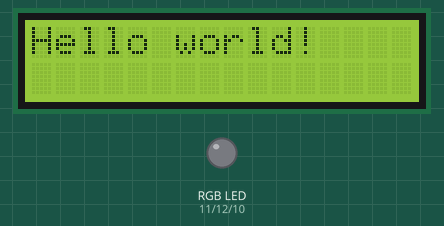
The sketch below on a simulated Arduino Uno, built with avr-gcc and run on an emulated ATmega328P. Parts: 16×2 character LCD, an RGB LED mixed from three pins (HIGH = lit).

Above: at 0.21 s.
At 6.5 s:
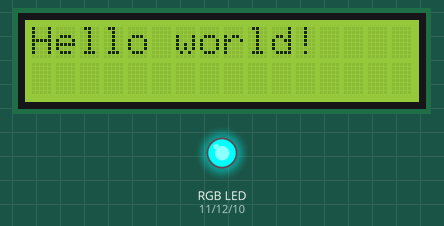
At 10.4 s:
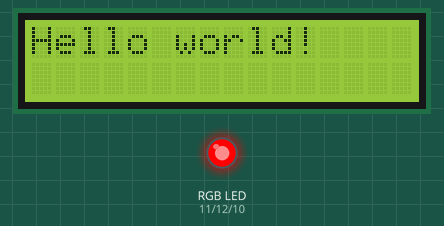
At 18.7 s:
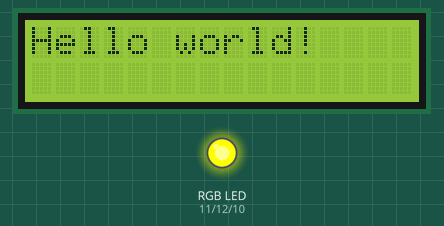
At 28.32 s:
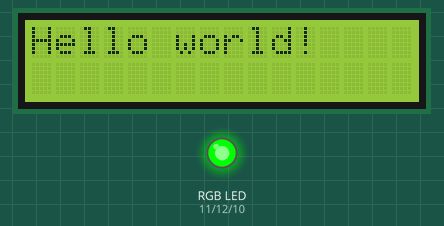
At 37.9 s:
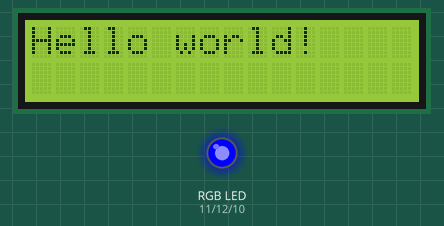
Timing chart, 0 to 40.0 s (numbered marks = the images above):
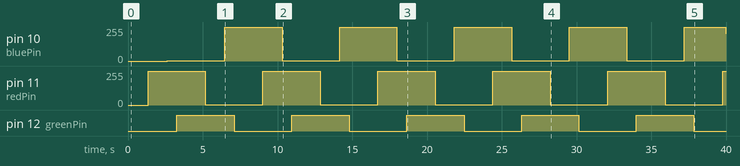

Measured:
- by itself, pin 11 (redPin): alternates 255/255 for 3.8 s and 1/255 for 3.8 s
- by itself, pin 12 (greenPin): alternates HIGH for 3.8 s and LOW for 3.8 s
- by itself, pin 10 (bluePin): 0/255 → 1/255 at 2.6 s, → 255/255 3.8 s later, → 1/255 3.8 s later, → 255/255 3.8 s later, … (11 changes in this stretch)

The sketch:

LED_Strip.ino
```cpp
#include <LiquidCrystal.h>

const int greenPin = 12, redPin = 11, bluePin = 10; //must be PWM pins
int fadeSpeed = 5;

//lcd
LiquidCrystal lcd(9, 8, 5, 4, 3, 2);

void setup() {
  pinMode(redPin, OUTPUT);
  pinMode(greenPin, OUTPUT);
  pinMode(bluePin, OUTPUT);

  lcd.begin(16, 2);
  lcd.print("Hello world!");
}

void loop() {
  int r, g, b;

  for (r = 0; r < 256; r++) {
    analogWrite(redPin, r);
    delay(fadeSpeed);
  }
  // fade from violet to red
  for (b = 255; b > 0; b--) {
    analogWrite(bluePin, b);
    delay(fadeSpeed);
  }
  // fade from red to yellow
  for (g = 0; g < 256; g++) {
    analogWrite(greenPin, g);
    delay(fadeSpeed);
  }
  // fade from yellow to green
  for (r = 255; r > 0; r--) {
    analogWrite(redPin, r);
    delay(fadeSpeed);
  }
  // fade from green to teal
  for (b = 0; b < 256; b++) {
    analogWrite(bluePin, b);
    delay(fadeSpeed);
  }
  // fade from teal to blue
  for (g = 255; g > 0; g--) {
    analogWrite(greenPin, g);
    delay(fadeSpeed);
  }
}
```
